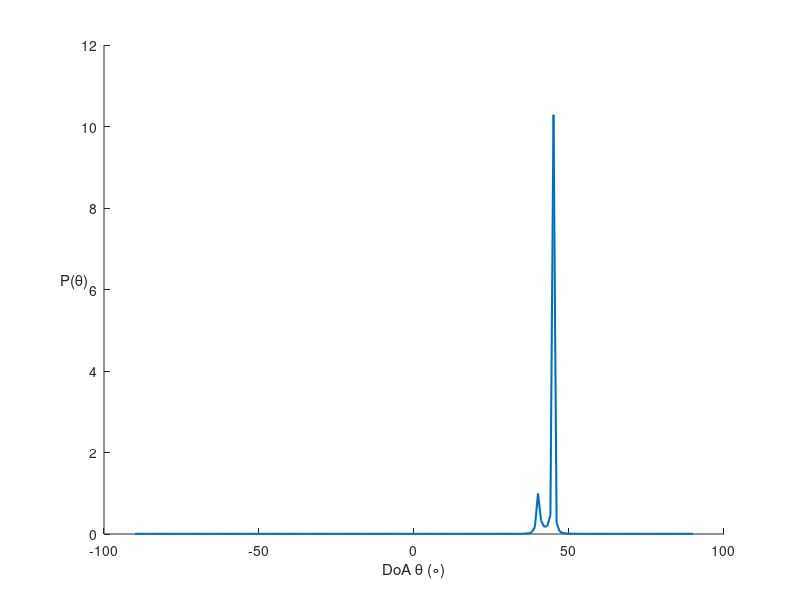

Reproduce this figure in MATLAB. (Note: this script raises an error after producing the figure.)
clear all; close all; 
clc;

%% VAR
% P_M=zeros(5,1);
M=20 ;       %capteurs  
N=500;       %nb_echantillons
sigma_s1=1;  %energie signal recu
sigma_s2=10; 
sigma_s = [ sigma_s1 sigma_s2];
% sigma_v=5;%energie du bruit
% sigma_v_tab = [0.1 1 3 5 10 ];
sigma_v_tab = [0.1 1 3 ];
nb_sigma=length(sigma_v_tab);
nb_sigma=1;

for variance = 1:nb_sigma
sigma_v = sigma_v_tab(variance)
    
theta1= 40; %en degré
theta2 = 45;
theta= [theta1 theta2]*(pi/180);      %degré élévation de la source
K=length(theta);

%% Filtrage Spatial Capon 2 sources

test=0;
if test==1  % N=1 echantillon


v = sqrt(sigma_v/2)*(randn(M,1)+1i*randn(M,1)); % [5x1]      % bruit pour chaque capteur
s = diag(sqrt(sigma_s/2))*(randn(K,1)+1i*randn(K,1));               % [2x1]      % signal recu
A=zeros(M,K);                % [5x1]      % direction arrivee de la source determinee par chaque capteur

for j =1:K
    
    for i =1:M
        A(i,j) = exp(-1i*pi*(i-1)*sin(theta(1,K)));
    end

 end

y = A*s + v;
end


% N=500 echantillons
V_n = sqrt(sigma_v/2)*(randn(M,N)+1i*randn(M,N));% [5x500]    % bruit pour chaque capteur, pour chaque échantillon
S_n = sqrt(diag(sigma_s/2))*(randn(K,N)+1i*randn(K,N));              % [1x500]    % signal recu de la source, pour chaque echantillon
% A=zeros(5,1);                  % [5x1]      % direction arrivee de la source determinee par chaque capteur pour un echantillon
A_n = zeros(M,K);              % [5x500]    % % direction arrivee de la source determinee par chaque capteur pour chaque echantillon

% for j=1:N
    
for k =1:K
    A=zeros(M,1);
    for i=1:M
        A_n(i,k) = exp(-1i*pi*(i-1)*sin(theta(1,k)));
    end
%     A_n(:,j) = A; % on concatene l'observation des 5 capteur pour chaque echantillon
end
        
% end

Y_n = A_n*S_n + V_n;

xx=1:N;

disp=0;
if disp==1   
figure,

subplot(5,1,1);plot(xx,Y_n(1,:));title('y1');
subplot(5,1,2);plot(xx,Y_n(2,:));title('y2');
subplot(5,1,3);plot(xx,Y_n(3,:));title('y3');
subplot(5,1,4);plot(xx,Y_n(4,:));title('y4');
subplot(5,1,5);plot(xx,Y_n(5,:));title('y5');

suptitle('signal reçu par chaque capteur M');
end

%% Filtre de Capon

% On a besoin de R autocorrelation du signal recu
% on l'a pas donc il faut l'estimer
% on l'estime avec les N=500 samples de y, dans chaque colonnes de Y_n
% R_chap [5x5]
% R_chap = (1/N)*sum(Y_n*conj(Y_n)'); % * X' *=conj transposé

R_chap = (1/N)*(Y_n*Y_n') ; % Dans cours X* = X.' dans matlab
R_chap_inv = inv(R_chap);


% w_chap = zeros(M,1); %[5x1]
% w_teta = [];
% W_cap=[]; %[5x181]
P=[];     %E_estime_sortie_filtre % [1x181] = une pour chaque angle

for teta=-pi/2:pi/180:pi/2 % on parcourt tous les angles
    
    a_teta_fixe_M_capteurs = zeros(M,1); % [5x1]
%     for k=1:K
    for m = 1:M % w pour chaque capteur
        a_teta_fixe_M_capteurs(m,1) = exp(-1i*pi*(m-1)*sin(teta)); %on calcul les vecteur directionnels pour chaque teta
    end
%     end
    a_teta_fixe_M_capteurs_conj = zeros(1,M);
    a_teta_fixe_M_capteurs_conj = a_teta_fixe_M_capteurs'; % [5x1]* = [5x1].' = [1x5]
    
    w_teta = (R_chap_inv*a_teta_fixe_M_capteurs)/(a_teta_fixe_M_capteurs_conj*R_chap_inv*a_teta_fixe_M_capteurs); %inv(A)*b=A\b
    
%     W_cap = [W_cap w_teta]; %On stock le filtre pour chaque capteur [5x181] => 181 angles
    
    p_teta = 1/(a_teta_fixe_M_capteurs_conj*R_chap_inv*a_teta_fixe_M_capteurs);
    P = [ P p_teta ];   % [1x181] = une pour chaque angle
    
end

angle_radian = -pi/2:pi/180:pi/2;

% PLOT COURBE
% figure,
hold on
plot( angle_radian*180/pi,abs(P),'LineWidth',1.5);
xlabel('DoA \theta (\circ)');
ylabel('P(\theta)','rotation',0);
%Spectre de puissance estimé en sortie du filtre de Capon
title("P(\theta) estimé pour \theta_1= "+theta1+"\circ, \theta_2= "+theta2+"\circ, M = " + M +" capteurs");

% REC LOCATE DOA
if variance == 1
    [pks, locs] = findpeaks(abs(P));
    indices_peak_2_sources = find(pks>0.1);
    index_peak = [ angle_radian(locs(indices_peak_2_sources(1,:)))*180/pi]
    peaks = [ abs(P(locs(indices_peak_2_sources(1)))) abs(P(locs(indices_peak_2_sources(2))))];
    
end

end

%PLOT BONNES DoA
% hold on;
% scatter(index_peak(1),peaks(1),100,'g+','LineWidth',2.5);
% hold on;
% scatter(index_peak(2),peaks(2),100,'r+','LineWidth',2.5);

if nb_sigma ==5
legend("\sigma_v="+sigma_v_tab(1),"\sigma_v="+sigma_v_tab(2),"\sigma_v="+sigma_v_tab(3),"\sigma_v="+sigma_v_tab(4),"\sigma_v="+sigma_v_tab(5),"DoA_1="+index_peak(1)+"\circ","DoA_2="+index_peak(2)+"\circ");
end

if nb_sigma ==3
legend("Capon","\sigma_v="+sigma_v_tab(2),"\sigma_v="+sigma_v_tab(3),"DoA_1="+index_peak(1)+"\circ","DoA_2="+index_peak(2)+"\circ");
end


% plot(locs(pks(1,:)),pks)
% plot(locs(pks)*180/pi,abs(P(locs(pks))))
% scatterplot(abs(P(locs)))
% angle_source = locs*180/pi
